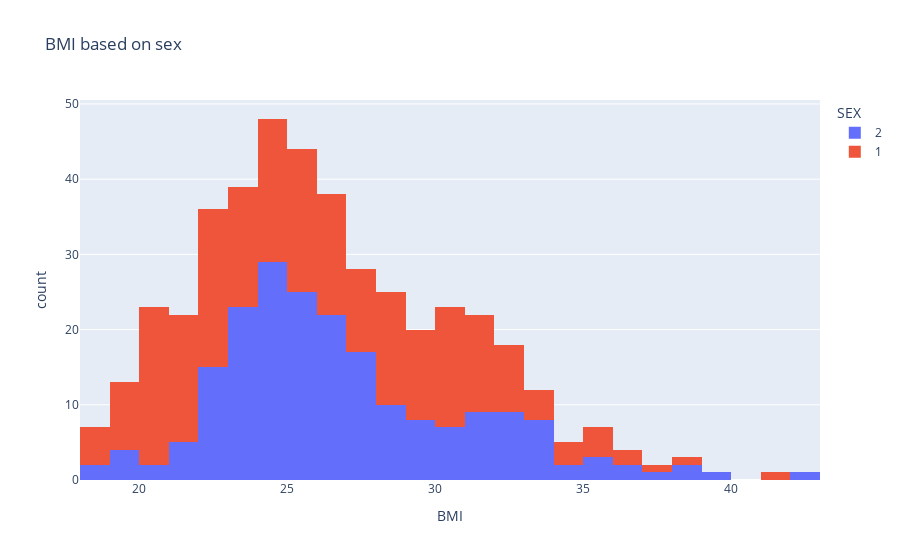

Source (notebook cell):
### Markdown cell above
&#9989; **(6 pt):** Create a histogram for BMI distribution and have it seperated by sex. Make sure to include a title.

### Code cell
fig2 = px.histogram(df, x='BMI',color ='SEX', title="BMI based on sex")
fig2.show()

### Figure 1 — Plotly figure (JSON) as saved in the notebook; plotly's stock layout.template omitted (floating-point values rounded to 4 significant figures; data arrays with more than 128 entries replaced by an {"elided": "..."} marker saying what was removed)
{"data": [{"alignmentgroup": "True", "bingroup": "x", "hovertemplate": "SEX=2<br>BMI=%{x}<br>count=%{y}<extra></extra>", "legendgroup": "2", "marker": {"color": "#636efa", "pattern": {"shape": ""}}, "name": "2", "offsetgroup": "2", "orientation": "v", "showlegend": true, "type": "histogram", "x": {"elided": "207 float values"}, "xaxis": "x", "yaxis": "y"}, {"alignmentgroup": "True", "bingroup": "x", "hovertemplate": "SEX=1<br>BMI=%{x}<br>count=%{y}<extra></extra>", "legendgroup": "1", "marker": {"color": "#EF553B", "pattern": {"shape": ""}}, "name": "1", "offsetgroup": "1", "orientation": "v", "showlegend": true, "type": "histogram", "x": {"elided": "235 float values"}, "xaxis": "x", "yaxis": "y"}], "layout": {"barmode": "relative", "legend": {"title": {"text": "SEX"}, "tracegroupgap": 0}, "title": {"text": "BMI based on sex"}, "xaxis": {"anchor": "y", "domain": [0, 1], "title": {"text": "BMI"}}, "yaxis": {"anchor": "x", "domain": [0, 1], "title": {"text": "count"}}}}
